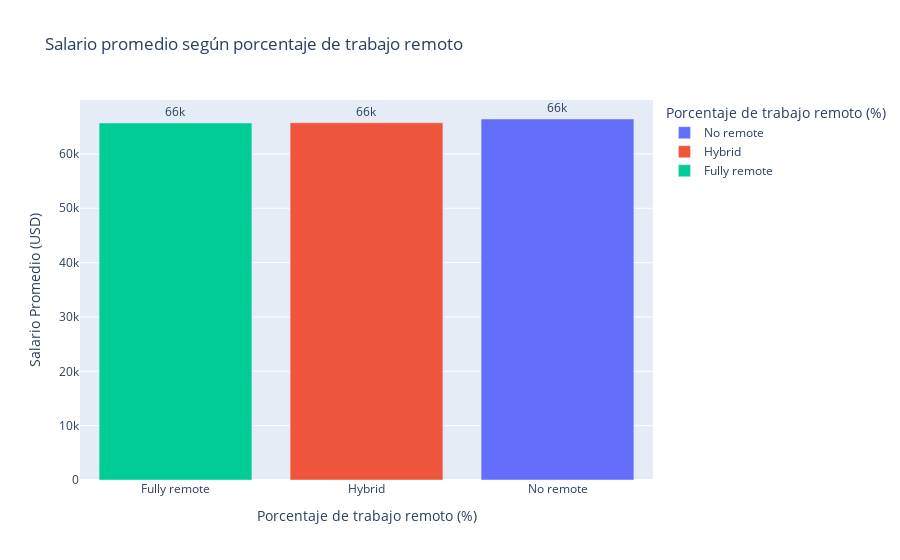

Here is the notebook cell this chart was saved with:
### Code cell
import plotly.express as px
# --- Pregunta 6: Salario promedio según porcentaje de trabajo remoto ---

# Agrupar salario promedio por porcentaje de trabajo remoto (0, 50, 100)
salary_by_remote = (
    df.groupby('remote_ratio')['salary_usd']
    .mean()
    .sort_values(ascending=False)
    .reset_index()
)

# Gráfico de barras
fig_remote = px.bar(
    salary_by_remote,
    x='remote_ratio',
    y='salary_usd',
    title='Salario promedio según porcentaje de trabajo remoto',
    labels={
        'remote_ratio': 'Porcentaje de trabajo remoto (%)',
        'salary_usd': 'Salario Promedio (USD)'
    },
    text='salary_usd',
    color='remote_ratio',
    #color_continuous_scale=px.colors.sequential.Viridis
)
fig_remote.update_traces(texttemplate='%{text:.2s}', textposition='outside')
fig_remote.update_layout(
    xaxis={'categoryorder': 'category ascending'})

fig_remote.show()

### Figure 1 — Plotly figure (JSON) as saved in the notebook; plotly's stock layout.template omitted (floating-point values rounded to 4 significant figures)
{"data": [{"hovertemplate": "Porcentaje de trabajo remoto (%)=%{x}<br>Salario Promedio (USD)=%{text}<extra></extra>", "legendgroup": "No remote", "marker": {"color": "#636efa", "pattern": {"shape": ""}}, "name": "No remote", "orientation": "v", "showlegend": true, "text": [66420.0], "textposition": "outside", "texttemplate": "%{text:.2s}", "type": "bar", "x": ["No remote"], "xaxis": "x", "y": [66420.0], "yaxis": "y"}, {"hovertemplate": "Porcentaje de trabajo remoto (%)=%{x}<br>Salario Promedio (USD)=%{text}<extra></extra>", "legendgroup": "Hybrid", "marker": {"color": "#EF553B", "pattern": {"shape": ""}}, "name": "Hybrid", "orientation": "v", "showlegend": true, "text": [65740.0], "textposition": "outside", "texttemplate": "%{text:.2s}", "type": "bar", "x": ["Hybrid"], "xaxis": "x", "y": [65740.0], "yaxis": "y"}, {"hovertemplate": "Porcentaje de trabajo remoto (%)=%{x}<br>Salario Promedio (USD)=%{text}<extra></extra>", "legendgroup": "Fully remote", "marker": {"color": "#00cc96", "pattern": {"shape": ""}}, "name": "Fully remote", "orientation": "v", "showlegend": true, "text": [65700.0], "textposition": "outside", "texttemplate": "%{text:.2s}", "type": "bar", "x": ["Fully remote"], "xaxis": "x", "y": [65700.0], "yaxis": "y"}], "layout": {"barmode": "relative", "legend": {"title": {"text": "Porcentaje de trabajo remoto (%)"}, "tracegroupgap": 0}, "title": {"text": "Salario promedio según porcentaje de trabajo remoto"}, "xaxis": {"anchor": "y", "categoryarray": ["No remote", "Hybrid", "Fully remote"], "categoryorder": "category ascending", "domain": [0, 1], "title": {"text": "Porcentaje de trabajo remoto (%)"}}, "yaxis": {"anchor": "x", "domain": [0, 1], "title": {"text": "Salario Promedio (USD)"}}}}
